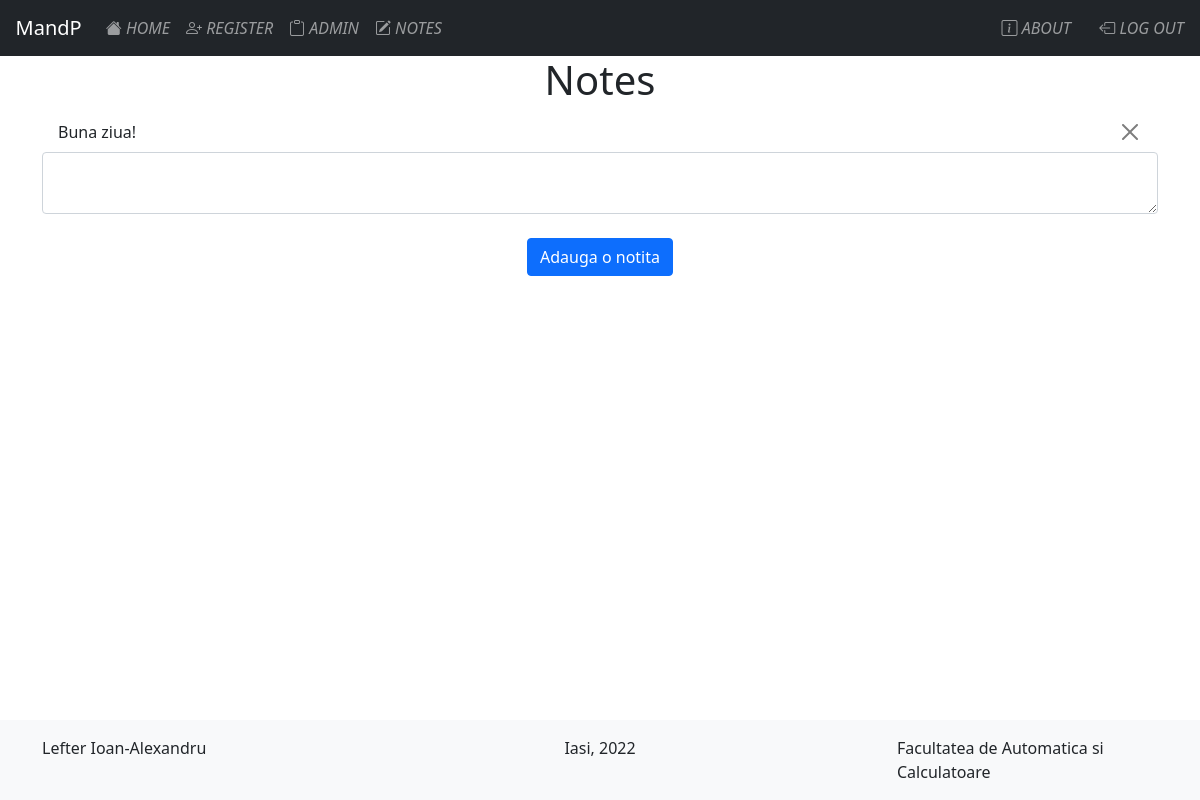
Before: /notes/ (signed in) with the older database file.
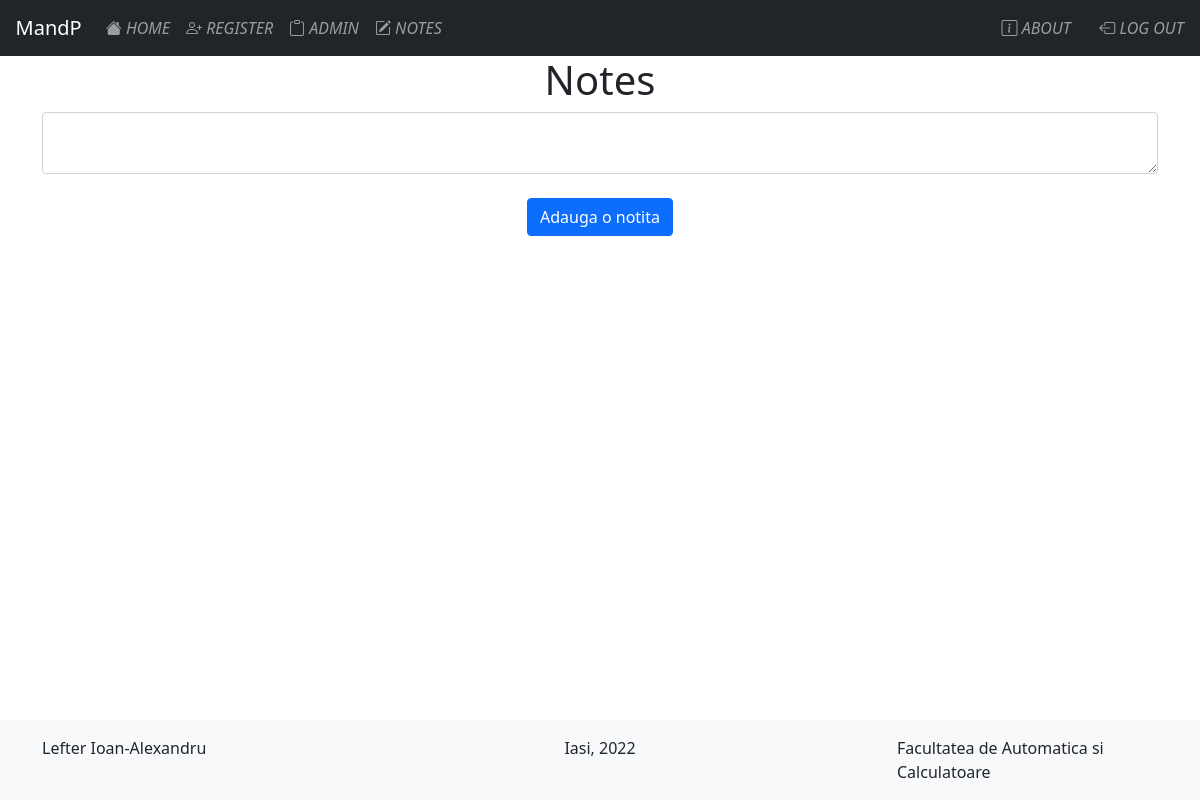
After: the same page with the newer database file.
### website/models.py (models this page shows)
class Note(db.Model):
    id = db.Column(db.Integer, primary_key=True)
    data = db.Column(db.String(10000))
    user_id = db.Column(db.Integer, db.ForeignKey('user.id'))

### website/views.py (the view, shortened to what this page needs)
@views.route('/notes/', methods=['GET', 'POST'])
@login_required
def notes():
    return render_template("notes.html", user=current_user)

### website/__init__.py (called while the page is built)
def create_app():
    app = Flask(__name__)
    app.config['SECRET_KEY'] = 'Xxnezsrcn7Aw@'
    app.config['SQLALCHEMY_DATABASE_URI'] = f'sqlite:///{DB_NAME}'
    db.init_app(app)
    from .views import views
    from .auth import auth
    app.register_blueprint(views, url_prefix = '/')
    app.register_blueprint(auth, url_prefix = '/')
    from .models import User, Note
    create_database(app)
    login_manager = LoginManager()
    login_manager.login_view = 'auth.login'
    login_manager.init_app(app)
    @login_manager.user_loader
    def load_user(id):
        return User.query.get(int(id))
    return app

### website/templates/notes.html (shortened to what this page needs)
{%extends "base.html" %}
{% block content%}
<h1 style="text-align: center;">Notes</h1>
    <ul class="list-group list-group-flush" id="notes">
        {% for note in user.notes %}
        <li class="list-group-item">
            {{ note.data }}
            <button type="button" class="btn-close float-end" onclick="deleteNote('{{ note.id }}')">
            </button>
        </li>
        {% endfor %}
    </ul>
<form method="POST">
    <textarea name="note" id="note" class="form-control"></textarea>
    <br/>
    <div style="text-align: center;">
        <button type="submit" class="btn btn-primary">Adauga o notita</button>
    </div>
</form>
{%endblock%}

Changed rows visible on the page:
removed Note: data "Buna ziua!"
